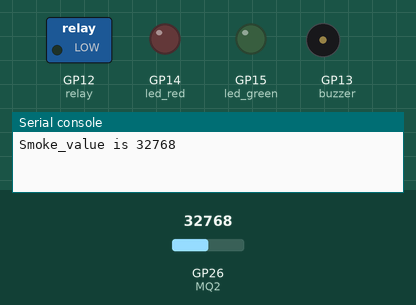
Recording of a program running on a simulated Raspberry Pi Pico running MicroPython. Shown: switched loads named in the program (green lamp = pin HIGH), output pins drawn as LEDs (lit = HIGH), buzzer (waves = sounding), the last lines printed to the serial console. The inputs (shaded band) are chosen by the test bench; at power-on: GP26 (MQ2) = 32768 (analog values on the 0–65535 scale).

Above: at 0.1 s.
At 4.1 s:
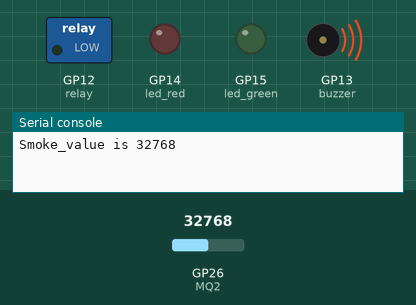
At 16.6 s:
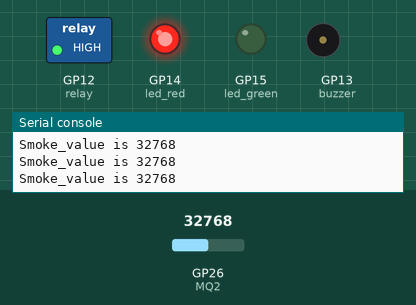
At 34.7 s:
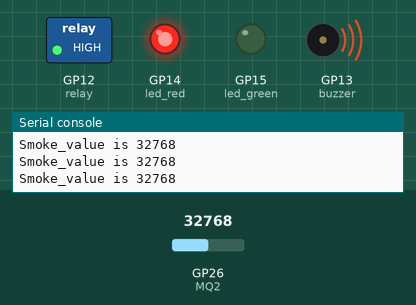
Timing chart, 0 to 40.0 s (numbered marks = the images above):
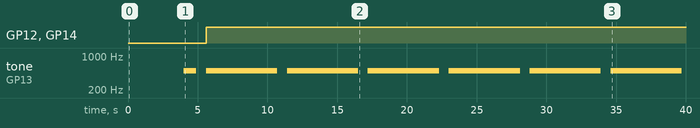

The program:

Smokeand_Gas_detector_Alarm_with_Exhaust_fan.py
```python
import machine,time
from machine import Pin,PWM
import utime
MQ2 = machine.ADC(26)
led_red = Pin(14,Pin.OUT)
led_green = Pin(15,Pin.OUT)
relay= Pin(12,Pin.OUT)
buzzer = PWM(Pin(13))
conversion_factor =3.3/(65535)
while True:
    smoke_value = MQ2.read_u16()
    voltage =MQ2.read_u16()*conversion_factor
    print("Smoke_value is",smoke_value)
    #print("Voltage is",voltage)
    utime.sleep(4)
    if smoke_value<=6000:
        led_green.toggle()
        time.sleep(0.2)
    else:
        led_green.off()

    if smoke_value>=10000:
        buzzer.freq(500)
        buzzer.duty_u16(90000)
        time.sleep(0.9)
        buzzer.duty_u16(0)
        time.sleep(0.7)
        buzzer.duty_u16(1)
        led_red.on()
        relay.on()
        time.sleep(0.2)
    else:
        led_red.off()
        relay.off()
        buzzer.deinit()


    
```

Measured:
- by itself, GP12 (relay), GP14 (led_red): LOW → HIGH at 5.6 s
- by itself, tone on GP13 (buzzer): repeats every 5.8 s: silent 0.70 s, 500 Hz 5.1 s
